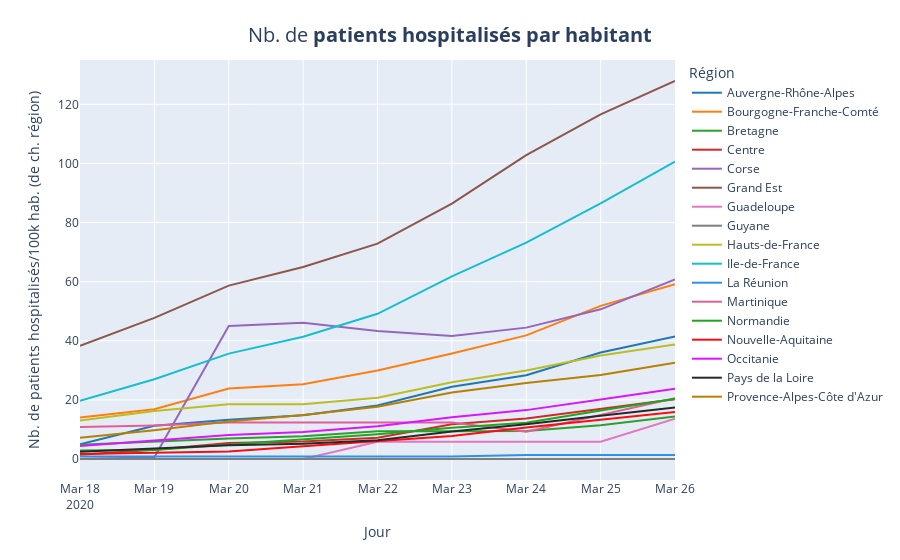

Here is the notebook cell this chart was saved with:
### Code cell
fig = px.line(x=df_region['jour'], y=df_region['rea_pop']+df_region['hosp_pop'], labels={'color':'Région'}, color=df_region["regionName"], color_discrete_sequence=colors)
fig.update_layout(
    title={
                'text': "Nb. de <b>patients hospitalisés</b> <b>par habitant</b>",
                'y':0.95,
                'x':0.5,
                'xanchor': 'center',
                'yanchor': 'top'},
                titlefont = dict(
                size=20)
                 )
fig.update_xaxes(title="Jour")
fig.update_yaxes(title="Nb. de patients hospitalisés/100k hab. (de ch. région)")
fig.write_image("images/charts/france/hosp_hab.png", scale=3, width=1100, height=700)
fig.show()

### Figure 1 — Plotly figure (JSON) as saved in the notebook; plotly's stock layout.template omitted (floating-point values rounded to 4 significant figures)
{"data": [{"hoverlabel": {"namelength": 0}, "hovertemplate": "Région=Auvergne-Rhône-Alpes<br>x=%{x}<br>y=%{y}", "legendgroup": "Auvergne-Rhône-Alpes", "line": {"color": "#1F77B4", "dash": "solid"}, "mode": "lines", "name": "Auvergne-Rhône-Alpes", "showlegend": true, "type": "scatter", "x": ["2020-03-18", "2020-03-19", "2020-03-20", "2020-03-21", "2020-03-22", "2020-03-23", "2020-03-24", "2020-03-25", "2020-03-26"], "xaxis": "x", "y": [5.011, 11.23, 13.31, 14.84, 18.08, 24.45, 28.35, 36.02, 41.45], "yaxis": "y"}, {"hoverlabel": {"namelength": 0}, "hovertemplate": "Région=Bourgogne-Franche-Comté<br>x=%{x}<br>y=%{y}", "legendgroup": "Bourgogne-Franche-Comté", "line": {"color": "#FF7F0E", "dash": "solid"}, "mode": "lines", "name": "Bourgogne-Franche-Comté", "showlegend": true, "type": "scatter", "x": ["2020-03-18", "2020-03-19", "2020-03-20", "2020-03-21", "2020-03-22", "2020-03-23", "2020-03-24", "2020-03-25", "2020-03-26"], "xaxis": "x", "y": [14.06, 16.85, 23.85, 25.32, 29.93, 35.67, 41.82, 51.82, 59.09], "yaxis": "y"}, {"hoverlabel": {"namelength": 0}, "hovertemplate": "Région=Bretagne<br>x=%{x}<br>y=%{y}", "legendgroup": "Bretagne", "line": {"color": "#2CA02C", "dash": "solid"}, "mode": "lines", "name": "Bretagne", "showlegend": true, "type": "scatter", "x": ["2020-03-18", "2020-03-19", "2020-03-20", "2020-03-21", "2020-03-22", "2020-03-23", "2020-03-24", "2020-03-25", "2020-03-26"], "xaxis": "x", "y": [4.829, 5.992, 6.923, 7.738, 9.367, 9.425, 9.483, 11.4, 14.37], "yaxis": "y"}, {"hoverlabel": {"namelength": 0}, "hovertemplate": "Région=Centre<br>x=%{x}<br>y=%{y}", "legendgroup": "Centre", "line": {"color": "#D62728", "dash": "solid"}, "mode": "lines", "name": "Centre", "showlegend": true, "type": "scatter", "x": ["2020-03-18", "2020-03-19", "2020-03-20", "2020-03-21", "2020-03-22", "2020-03-23", "2020-03-24", "2020-03-25", "2020-03-26"], "xaxis": "x", "y": [1.439, 3.106, 5.378, 5.908, 7.196, 11.74, 13.71, 16.89, 20.22], "yaxis": "y"}, {"hoverlabel": {"namelength": 0}, "hovertemplate": "Région=Corse<br>x=%{x}<br>y=%{y}", "legendgroup": "Corse", "line": {"color": "#9467BD", "dash": "solid"}, "mode": "lines", "name": "Corse", "showlegend": true, "type": "scatter", "x": ["2020-03-18", "2020-03-19", "2020-03-20", "2020-03-21", "2020-03-22", "2020-03-23", "2020-03-24", "2020-03-25", "2020-03-26"], "xaxis": "x", "y": [0, 0.5626, 45.01, 46.13, 43.32, 41.63, 44.45, 50.63, 60.76], "yaxis": "y"}, {"hoverlabel": {"namelength": 0}, "hovertemplate": "Région=Grand Est<br>x=%{x}<br>y=%{y}", "legendgroup": "Grand Est", "line": {"color": "#8C564B", "dash": "solid"}, "mode": "lines", "name": "Grand Est", "showlegend": true, "type": "scatter", "x": ["2020-03-18", "2020-03-19", "2020-03-20", "2020-03-21", "2020-03-22", "2020-03-23", "2020-03-24", "2020-03-25", "2020-03-26"], "xaxis": "x", "y": [38.31, 47.76, 58.65, 64.99, 72.88, 86.42, 102.8, 116.6, 127.9], "yaxis": "y"}, {"hoverlabel": {"namelength": 0}, "hovertemplate": "Région=Guadeloupe<br>x=%{x}<br>y=%{y}", "legendgroup": "Guadeloupe", "line": {"color": "#E377C2", "dash": "solid"}, "mode": "lines", "name": "Guadeloupe", "showlegend": true, "type": "scatter", "x": ["2020-03-18", "2020-03-19", "2020-03-20", "2020-03-21", "2020-03-22", "2020-03-23", "2020-03-24", "2020-03-25", "2020-03-26"], "xaxis": "x", "y": [0, 0, 0, 0, 5.835, 5.835, 5.835, 5.835, 13.61], "yaxis": "y"}, {"hoverlabel": {"namelength": 0}, "hovertemplate": "Région=Guyane<br>x=%{x}<br>y=%{y}", "legendgroup": "Guyane", "line": {"color": "#7F7F7F", "dash": "solid"}, "mode": "lines", "name": "Guyane", "showlegend": true, "type": "scatter", "x": ["2020-03-18", "2020-03-19", "2020-03-20", "2020-03-21", "2020-03-22", "2020-03-23", "2020-03-24", "2020-03-25", "2020-03-26"], "xaxis": "x", "y": [0, 0, 0, 0, 0, 0, 0, 0, 0], "yaxis": "y"}, {"hoverlabel": {"namelength": 0}, "hovertemplate": "Région=Hauts-de-France<br>x=%{x}<br>y=%{y}", "legendgroup": "Hauts-de-France", "line": {"color": "#BCBD22", "dash": "solid"}, "mode": "lines", "name": "Hauts-de-France", "showlegend": true, "type": "scatter", "x": ["2020-03-18", "2020-03-19", "2020-03-20", "2020-03-21", "2020-03-22", "2020-03-23", "2020-03-24", "2020-03-25", "2020-03-26"], "xaxis": "x", "y": [13.02, 16.24, 18.48, 18.48, 20.7, 26.0, 29.91, 35.02, 38.73], "yaxis": "y"}, {"hoverlabel": {"namelength": 0}, "hovertemplate": "Région=Ile-de-France<br>x=%{x}<br>y=%{y}", "legendgroup": "Ile-de-France", "line": {"color": "#17BECF", "dash": "solid"}, "mode": "lines", "name": "Ile-de-France", "showlegend": true, "type": "scatter", "x": ["2020-03-18", "2020-03-19", "2020-03-20", "2020-03-21", "2020-03-22", "2020-03-23", "2020-03-24", "2020-03-25", "2020-03-26"], "xaxis": "x", "y": [19.66, 26.97, 35.66, 41.37, 49.12, 61.76, 73.18, 86.5, 100.6], "yaxis": "y"}, {"hoverlabel": {"namelength": 0}, "hovertemplate": "Région=La Réunion<br>x=%{x}<br>y=%{y}", "legendgroup": "La Réunion", "line": {"color": "#2E91E5", "dash": "solid"}, "mode": "lines", "name": "La Réunion", "showlegend": true, "type": "scatter", "x": ["2020-03-18", "2020-03-19", "2020-03-20", "2020-03-21", "2020-03-22", "2020-03-23", "2020-03-24", "2020-03-25", "2020-03-26"], "xaxis": "x", "y": [0.8862, 0.8862, 0.8862, 0.8862, 0.8862, 0.8862, 1.329, 1.329, 1.329], "yaxis": "y"}, {"hoverlabel": {"namelength": 0}, "hovertemplate": "Région=Martinique<br>x=%{x}<br>y=%{y}", "legendgroup": "Martinique", "line": {"color": "#E15F99", "dash": "solid"}, "mode": "lines", "name": "Martinique", "showlegend": true, "type": "scatter", "x": ["2020-03-18", "2020-03-19", "2020-03-20", "2020-03-21", "2020-03-22", "2020-03-23", "2020-03-24", "2020-03-25", "2020-03-26"], "xaxis": "x", "y": [10.79, 11.31, 12.33, 12.33, 12.33, 12.33, 9.25, 14.9, 20.56], "yaxis": "y"}, {"hoverlabel": {"namelength": 0}, "hovertemplate": "Région=Normandie<br>x=%{x}<br>y=%{y}", "legendgroup": "Normandie", "line": {"color": "#1CA71C", "dash": "solid"}, "mode": "lines", "name": "Normandie", "showlegend": true, "type": "scatter", "x": ["2020-03-18", "2020-03-19", "2020-03-20", "2020-03-21", "2020-03-22", "2020-03-23", "2020-03-24", "2020-03-25", "2020-03-26"], "xaxis": "x", "y": [2.868, 3.043, 4.916, 6.614, 8.369, 10.59, 12.29, 16.45, 20.37], "yaxis": "y"}, {"hoverlabel": {"namelength": 0}, "hovertemplate": "Région=Nouvelle-Aquitaine<br>x=%{x}<br>y=%{y}", "legendgroup": "Nouvelle-Aquitaine", "line": {"color": "#FB0D0D", "dash": "solid"}, "mode": "lines", "name": "Nouvelle-Aquitaine", "showlegend": true, "type": "scatter", "x": ["2020-03-18", "2020-03-19", "2020-03-20", "2020-03-21", "2020-03-22", "2020-03-23", "2020-03-24", "2020-03-25", "2020-03-26"], "xaxis": "x", "y": [1.702, 2.023, 2.569, 4.336, 5.974, 7.805, 10.66, 13.33, 15.9], "yaxis": "y"}, {"hoverlabel": {"namelength": 0}, "hovertemplate": "Région=Occitanie<br>x=%{x}<br>y=%{y}", "legendgroup": "Occitanie", "line": {"color": "#DA16FF", "dash": "solid"}, "mode": "lines", "name": "Occitanie", "showlegend": true, "type": "scatter", "x": ["2020-03-18", "2020-03-19", "2020-03-20", "2020-03-21", "2020-03-22", "2020-03-23", "2020-03-24", "2020-03-25", "2020-03-26"], "xaxis": "x", "y": [4.371, 6.295, 8.122, 9.1, 11.09, 14.09, 16.54, 20.09, 23.75], "yaxis": "y"}, {"hoverlabel": {"namelength": 0}, "hovertemplate": "Région=Pays de la Loire<br>x=%{x}<br>y=%{y}", "legendgroup": "Pays de la Loire", "line": {"color": "#222A2A", "dash": "solid"}, "mode": "lines", "name": "Pays de la Loire", "showlegend": true, "type": "scatter", "x": ["2020-03-18", "2020-03-19", "2020-03-20", "2020-03-21", "2020-03-22", "2020-03-23", "2020-03-24", "2020-03-25", "2020-03-26"], "xaxis": "x", "y": [2.459, 3.534, 4.61, 5.173, 6.351, 9.322, 11.78, 14.6, 17.47], "yaxis": "y"}, {"hoverlabel": {"namelength": 0}, "hovertemplate": "Région=Provence-Alpes-Côte d'Azur<br>x=%{x}<br>y=%{y}", "legendgroup": "Provence-Alpes-Côte d'Azur", "line": {"color": "#B68100", "dash": "solid"}, "mode": "lines", "name": "Provence-Alpes-Côte d'Azur", "showlegend": true, "type": "scatter", "x": ["2020-03-18", "2020-03-19", "2020-03-20", "2020-03-21", "2020-03-22", "2020-03-23", "2020-03-24", "2020-03-25", "2020-03-26"], "xaxis": "x", "y": [7.198, 9.736, 12.73, 14.85, 17.65, 22.46, 25.68, 28.45, 32.54], "yaxis": "y"}], "layout": {"legend": {"title": {"text": "Région"}, "tracegroupgap": 0}, "margin": {"t": 60}, "title": {"font": {"size": 20}, "text": "Nb. de <b>patients hospitalisés</b> <b>par habitant</b>", "x": 0.5, "xanchor": "center", "y": 0.95, "yanchor": "top"}, "xaxis": {"anchor": "y", "domain": [0, 1], "title": {"text": "Jour"}}, "yaxis": {"anchor": "x", "domain": [0, 1], "title": {"text": "Nb. de patients hospitalisés/100k hab. (de ch. région)"}}}}
